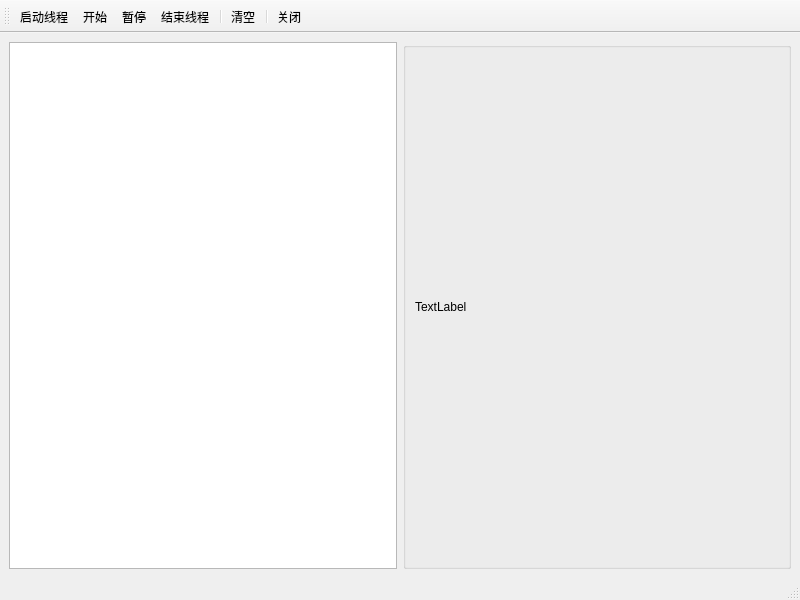
<?xml version="1.0" encoding="UTF-8"?>
<ui version="4.0">
 <class>MainWindow</class>
 <widget class="QMainWindow" name="MainWindow">
  <property name="geometry">
   <rect>
    <x>0</x>
    <y>0</y>
    <width>800</width>
    <height>600</height>
   </rect>
  </property>
  <property name="windowTitle">
   <string>MainWindow</string>
  </property>
  <widget class="QWidget" name="centralwidget">
   <layout class="QHBoxLayout" name="horizontalLayout_2">
    <item>
     <layout class="QHBoxLayout" name="horizontalLayout" stretch="1,1">
      <item>
       <widget class="QPlainTextEdit" name="plainTextEdit"/>
      </item>
      <item>
       <widget class="QGroupBox" name="groupBox">
        <property name="title">
         <string/>
        </property>
        <layout class="QVBoxLayout" name="verticalLayout">
         <item>
          <widget class="QLabel" name="label">
           <property name="text">
            <string>TextLabel</string>
           </property>
          </widget>
         </item>
        </layout>
       </widget>
      </item>
     </layout>
    </item>
   </layout>
  </widget>
  <widget class="QMenuBar" name="menubar">
   <property name="geometry">
    <rect>
     <x>0</x>
     <y>0</y>
     <width>800</width>
     <height>25</height>
    </rect>
   </property>
  </widget>
  <widget class="QStatusBar" name="statusbar"/>
  <widget class="QToolBar" name="toolBar">
   <property name="windowTitle">
    <string>toolBar</string>
   </property>
   <attribute name="toolBarArea">
    <enum>TopToolBarArea</enum>
   </attribute>
   <attribute name="toolBarBreak">
    <bool>false</bool>
   </attribute>
   <addaction name="action_startThread"/>
   <addaction name="action_start"/>
   <addaction name="action_pause"/>
   <addaction name="action_stopThread"/>
   <addaction name="separator"/>
   <addaction name="action_clearText"/>
   <addaction name="separator"/>
   <addaction name="action_close"/>
  </widget>
  <action name="action_startThread">
   <property name="text">
    <string>启动线程</string>
   </property>
   <property name="toolTip">
    <string>启动线程</string>
   </property>
   <property name="menuRole">
    <enum>QAction::NoRole</enum>
   </property>
  </action>
  <action name="action_start">
   <property name="text">
    <string>开始</string>
   </property>
   <property name="toolTip">
    <string>开始运行</string>
   </property>
   <property name="menuRole">
    <enum>QAction::NoRole</enum>
   </property>
  </action>
  <action name="action_pause">
   <property name="text">
    <string>暂停</string>
   </property>
   <property name="toolTip">
    <string>暂停运行</string>
   </property>
   <property name="menuRole">
    <enum>QAction::NoRole</enum>
   </property>
  </action>
  <action name="action_stopThread">
   <property name="text">
    <string>结束线程</string>
   </property>
   <property name="toolTip">
    <string>结束线程</string>
   </property>
   <property name="menuRole">
    <enum>QAction::NoRole</enum>
   </property>
  </action>
  <action name="action_clearText">
   <property name="text">
    <string>清空</string>
   </property>
   <property name="toolTip">
    <string>清空文本</string>
   </property>
   <property name="menuRole">
    <enum>QAction::NoRole</enum>
   </property>
  </action>
  <action name="action_close">
   <property name="text">
    <string>关闭</string>
   </property>
   <property name="toolTip">
    <string>关闭窗口</string>
   </property>
   <property name="menuRole">
    <enum>QAction::NoRole</enum>
   </property>
  </action>
 </widget>
 <resources/>
 <connections>
  <connection>
   <sender>action_close</sender>
   <signal>triggered()</signal>
   <receiver>MainWindow</receiver>
   <slot>close()</slot>
   <hints>
    <hint type="sourcelabel">
     <x>-1</x>
     <y>-1</y>
    </hint>
    <hint type="destinationlabel">
     <x>399</x>
     <y>299</y>
    </hint>
   </hints>
  </connection>
 </connections>
</ui>
